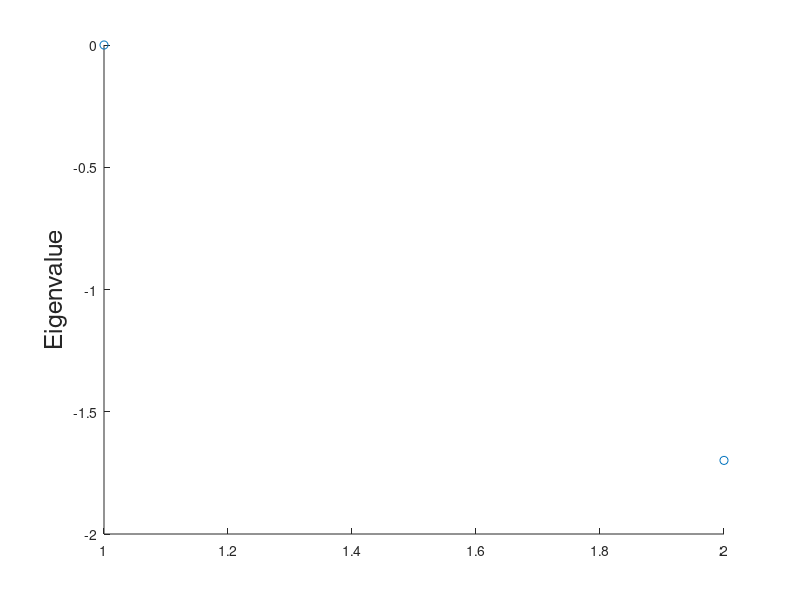

MATLAB code to generate this figure:
close all
clear variables
%%GILLESPIE ALGORITHM TO GENERATE LONGER TIME SERIES DATA FOR CSA & DCSA
% AIM CHECK IF REL T IS CONVERGED FOR HIGH LAG T

%%
%Section 1: read in data

% % Specify the folder where the files live.
% myFolder = 'C:\Users\Sarah\Documents\MATLAB\CONVERGENCE_POP\310_CSA_CG\lagtest';
% % Check to make sure that folder actually exists.  Warn user if it doesn't.
% if ~isdir(myFolder)
%     errorMessage = sprintf('Error: The following folder does not exist:\n%s', myFolder);
%     uiwait(warndlg(errorMessage));
%     return;
% end

ns = 2; % number of states
T = 2; %temp in Kelvin
peptide = 'TEST';

%fin1 = fullfile(myFolder, '310_CSA_KM_0001.txt'); %read in rate matrix
%K = load(fin1, '-ascii');

%%
%'Section 1: Generating random rate matrix')

% N = number of states
% K(i,j) rate constant for the i --> j process
% rand is a subroutine that generates a uniformly
% distributed random number between (0,1)
N=ns;
for i=1:N-1
	K(i,i+1)=10*rand;
	K(i+1,i)=10*rand;
end
% Add a stochastic "bottle neck" between states 1 and 2, by setting smaller rates here
K(2,1)=rand;
K(1,2)=rand;
for i=1:N
	K(i,i)=-sum(K(:,i));
end

display(K)

%%
%'Section 2: Spectral decomposition (getting eigenvalues/vectors) and 
%finding equilibrium probability vector')
%calculate equilibrium from spectral decomposition

[eigvec,eigval]=eig(K); % diagonalize K, eigvec stores the eigenvectors, eigval the eigenvalues
display(eigval)

[dsorted,index]=sort(diag(eigval),'descend'); 
% sort the eigenvalues. dsorted stores the eigenvalues, index the corresponding indices

% Plot of sorted eigenvalues
figure
hold on
x=linspace(1,N,N);
plot(x,dsorted,'o')
ylabel('Eigenvalue','FontSize',18)
% sorted eigenvalues:
ind=index(1); %index corresponding to 0 eigenvalue

Peq=eigvec(:,ind)/sum(eigvec(:,ind)); % equilibrium probability corresponds to 0 eigenvalue. Based on the equilibrium probability we can also obtain the energy.
%display(Peq)


%%
%'Section 4: Finding second right eigenvector'

% splitting and eigvec
[eigvec,eigval]=eig(K'); % diagonalize K, eigvec stores the right eigenvectors
[dsorted,index]=sort(diag(eigval),'descend'); % sort the eigenvalues. 

display(dsorted)

slowest_relrate=-dsorted(2);
slow_vec=eigvec(:,index(2));


%% Run Gillespie to obtain trajectories ..................................
for i=1:ns
  for j=1:ns
    if ( i ~= j ) % i =\= j 
       p(j,i)=K(j,i)/(-K(i,i));
    end
  end
end

for j=1:ns
pp(1,j)=0;
for i=1:ns
  pp(i+1,j)=sum(p(1:i,j)); % The pp matrix stores cumulative transition probabilities
end
end

s=1; %starting state
time=0; 
tcum=zeros(ns,1); % creates a vector of N elements

NN=1000; % Number of transitions
for k=1:NN
        tadd=(1/K(s,s))*log(rand); % tadd is the survival time the system stays in state s. 
        %It is calculated based on a single exponential decay for the survival time.
        time=time+tadd; %time=total time
        t_traj(k)=time; %t_traj matrix saves information about the survival times
        s_traj(k)=s;    %s_traj matrix saves information about the current state
        
        ss=find(histc(rand,pp(:,s))); % finds the new state
        tcum(s)=tcum(s)+tadd; % total time that the system spends in state s
        s=ss; %the new state is ss
end

states_time = [ t_traj' s_traj'];
file_name1 = sprintf('%d_%s_States.txt',T,peptide);
dlmwrite(file_name1, states_time, 'delimiter', '\t');

%file_name2 = sprintf('%d_%s_Time_TRAJ.txt',T,peptide);
%dlmwrite(file_name2, t_traj, 'delimiter', '\t');
%%
%average time spent in each state / total time = measured euqilibrium probability (p_eq)
fprintf('Comparing the true eigenvector to the trajectories estimate')
measured_Peq=tcum/sum(tcum); 
display(Peq)
display(measured_Peq)
%%

